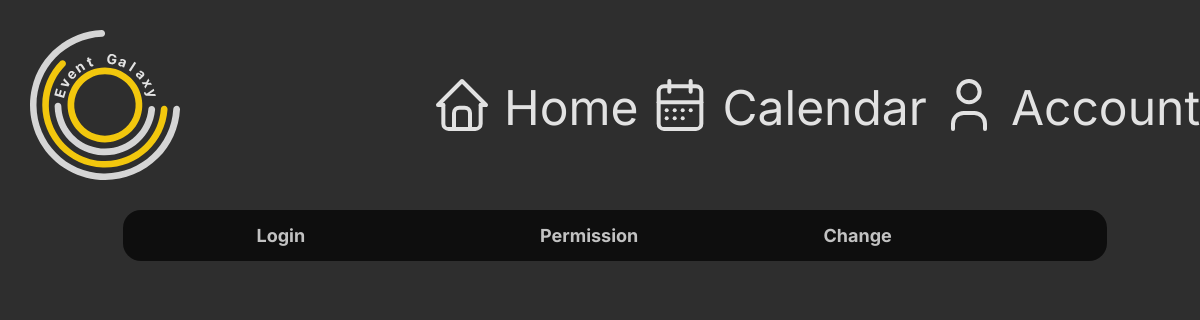
Before: /permission.php with the older database file.
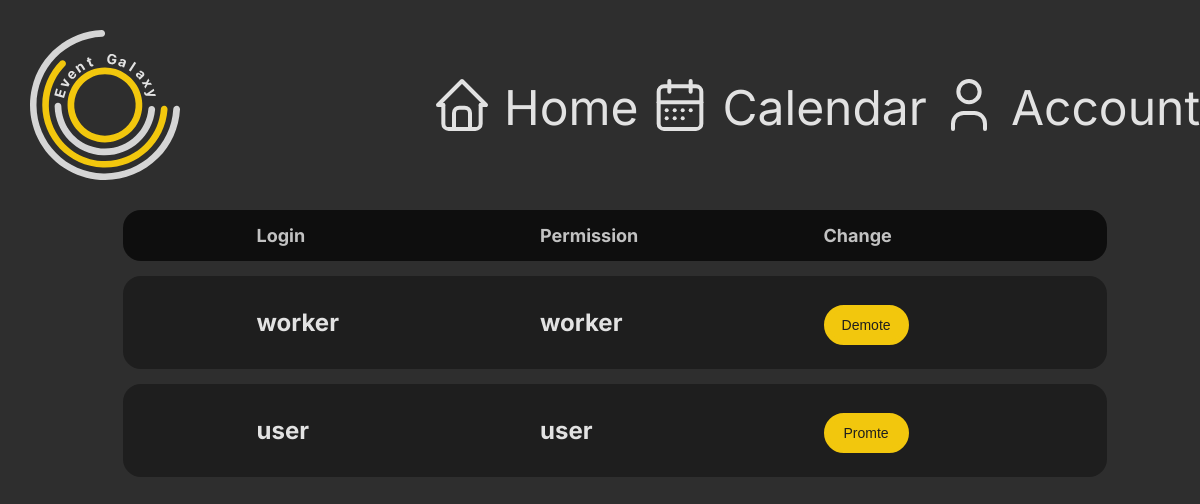
After: the same page with the newer database file.
### tables this page shows
CREATE TABLE `users` (
  `user_id` int(11) NOT NULL,
  `login` text NOT NULL,
  `password` varchar(32) NOT NULL,
  `permission` varchar(3) NOT NULL,
  `join_date` date NOT NULL
);

### permission.php (the view, shortened to what this page needs)
<!DOCTYPE html>
<html lang="en">
<head>
    <link rel="stylesheet" href="style.css">
</head>
<body>
    <div id="header">
        <img src="./icons/logo.svg" >
        <?php include 'list.php' ?>
    </div>
    <div id="users">
        <?php
        $conn = mysqli_connect('localhost','root','','szps');
        if(!$conn){
            die(mysqli_connect_error($conn));
        }
        else{
            $sql = 'SELECT * FROM users';
            $result = mysqli_query($conn,$sql);
            if(mysqli_num_rows($result)>0){
                echo "<div class='userd'><h2>Login</h2><h2>Permission</h2><form method='post' action=''><h2>Change</h2></form></div>";
                while($row = mysqli_fetch_assoc($result)){
                    if($row['permission']=='wrk'){
                        echo "<div class='user'><h4>".$row['login']."</h4><h4>worker</h4><form method='post' action=''><input type='hidden' value='".$row['user_id']."' name='id'><input type='submit' value='Demote' name='demote' class='button f'></form></div>";
                    }
                    else if($row['permission']=='usr'){
                        echo "<div class='user'><h4>".$row['login']."</h4><h4>user</h4><form method='post' action=''><input type='hidden' value='".$row['user_id']."' name='id'><input type='submit' value='Promte' name='promote' class='button f'></form></div>";
                    }
                }
            }
        }
        ?>
    </div>
</body>
</html>

Changed rows visible on the page:
added users: login "worker"
added users: login "user"
